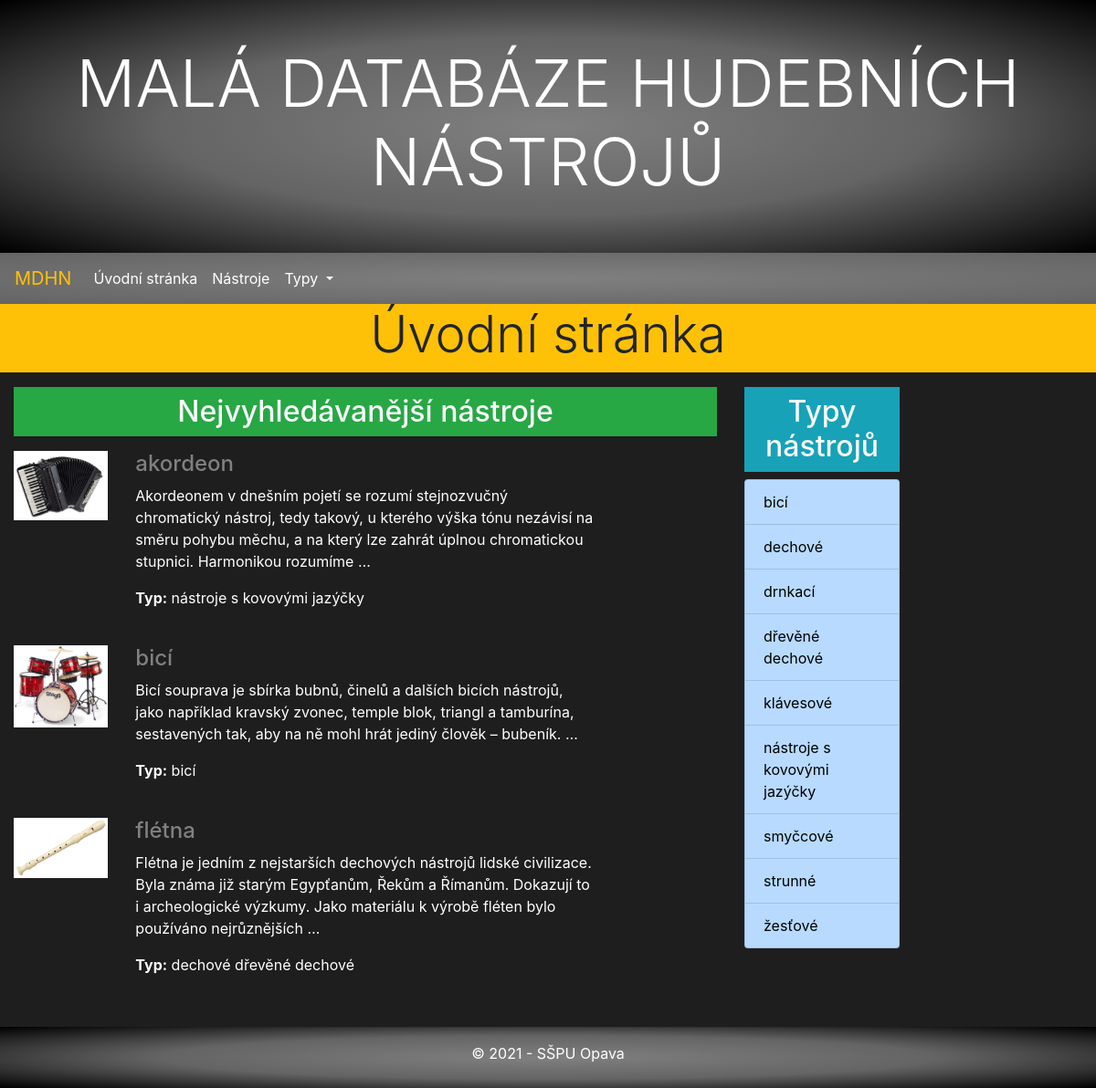
/music/, run on an earlier commit of the app's database.
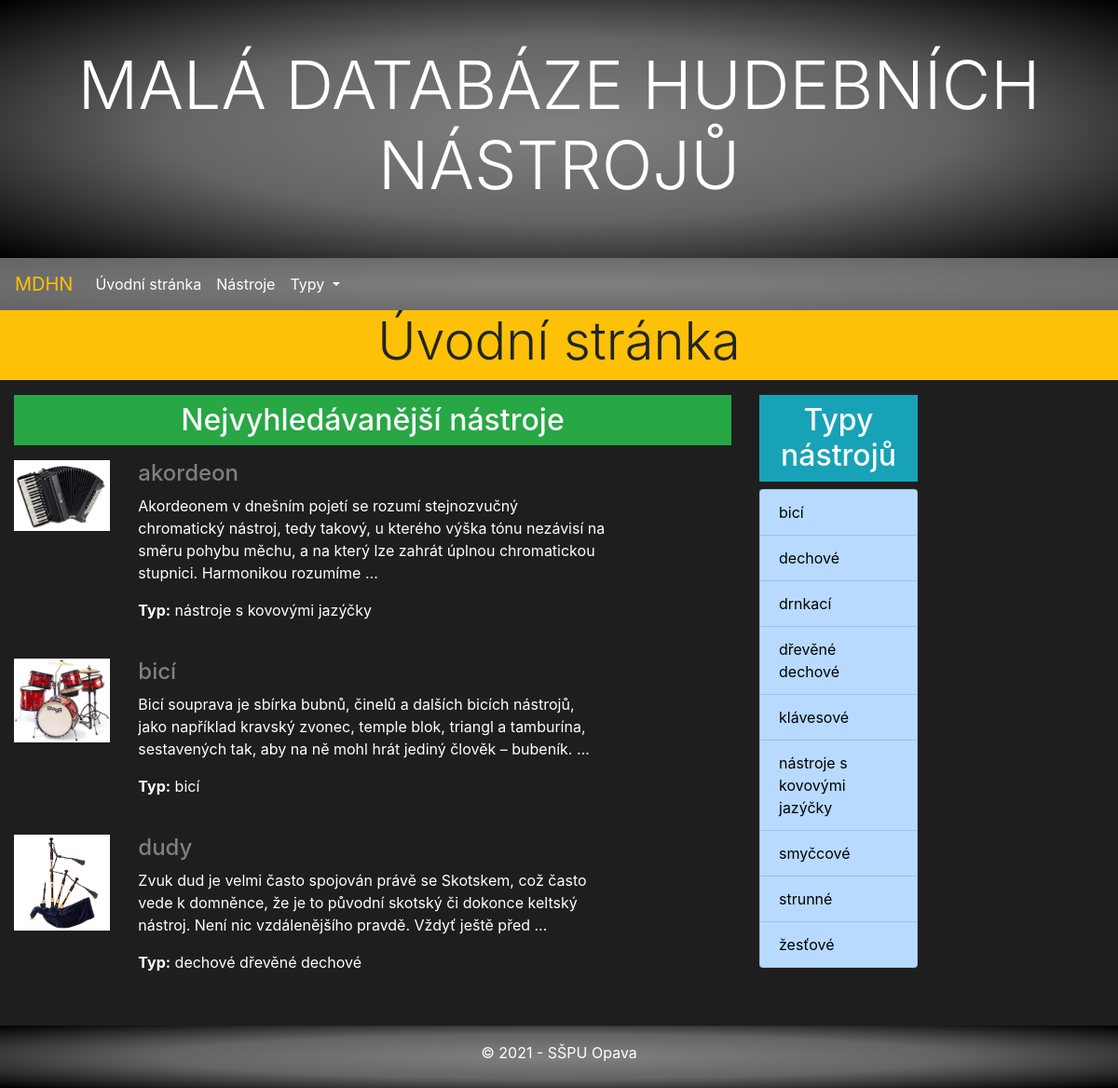
And on a later commit of the database.
### music/models.py (models this page shows, shortened)
class Instrument(models.Model):
    title = models.CharField(max_length=200, verbose_name="Title")
    history = models.TextField(blank=True, null=True, verbose_name="History")
    poster = models.ImageField(upload_to=poster_path, blank=True, null=True, verbose_name="Poster")
    type = models.ManyToManyField(Type, help_text='Select a type for this instrument')
    class Meta:
        ordering = ["title"]

class Type(models.Model):
    name = models.CharField(max_length=100, unique=True, verbose_name="Type name",
                            help_text='Enter a type of musical instrument')
    class Meta:
        ordering = ["name"]

### music/views.py (the view)
# urls.py: path('', views.index, name='index'),
def index(request):
    instruments = Instrument.objects.order_by('title')[:3]
    context = {
        'instruments': instruments,
    }
    return render(request, 'index.html', context=context)

### music/context_processors.py (called while the page is built)
def types(request):
    return {'types': Type.objects.all()}

### music/templates/index.html (shortened to what this page needs)
{% extends "base.html" %} {% block content %}
<div class="row mb-3">
    <div class="col-sm-12 bg-warning">
        <h2 class="display-4 text-center">Úvodní stránka</h2>
    </div>
</div>
<div class="row">
    <div class="col-md-6 col-xl-8">
        <h2 class="text-center bg-success text-light p-2 nejvyhledavanejsi_nastroje">Nejvyhledávanější nástroje</h2>
        {% include "blocks/top_instruments.html" %}
    </div>
    <div class="col-md-3 col-xl-2">
        <h2 class="text-center bg-info text-light p-2">Typy nástrojů</h2>
        {% include "blocks/type_list.html" %}
    </div>
</div>
{% endblock %}

### music/templates/blocks/top_instruments.html
{% load mathfilters %}
<div>
    {% for instrument in instruments %}
    <div class="row mt-3 mb-3 pb-2">
        <div class="col-md-2">
            {% if instrument.poster %}
            <a href="{% url 'instrument-detail' instrument.id %}"><img class="img-fluid" src="{{ instrument.poster.url }}" alt="{{ instrument.title }}"></a>
            {% endif %}
        </div>
        <div class="col-md-8">
            <h4><a class="ag" href="{% url 'instrument-detail' instrument.id %}">{{ instrument.title }}</a></h4>
            <p>{{ instrument.history|truncatewords:30 }}</p>
            <p><strong>Typ:</strong> {% for typ in instrument.type.all %}{{ typ.name }} {% endfor %}</p>
        </div>
    </div>
    {% endfor %}
</div>

### music/templates/blocks/type_list.html
<ul class="list-group">
    {% for type in types %}
    <li class="list-group-item list-group-item-primary"><a class="ab" href="{% url 'instrument-type' type.name %}">{{ type.name }}</a></li>
    {% endfor %}
</ul>

What changed in the data, as far as the page shows it:
no longer on this page (row unchanged): Instrument: poster (picture), title "flétna", history "Flétna je jedním z nejstarších dechových nástrojů lidské civilizace. Byla známa již starým Egypťanům, Řekům a Římanům. Dokazují to i archeologické výzkumy. Jako materiálu k výrobě fléten bylo používáno nejrůznějších …", Type (name "dechové"), Type (name "dřevěné dechové")
added Instrument: poster (picture), title "dudy", history "Zvuk dud je velmi často spojován právě se Skotskem, což často vede k domněnce, že je to původní skotský či dokonce keltský nástroj. Není nic vzdálenějšího pravdě. Vždyť ještě před …", Type (name "dechové"), Type (name "dřevěné dechové")
